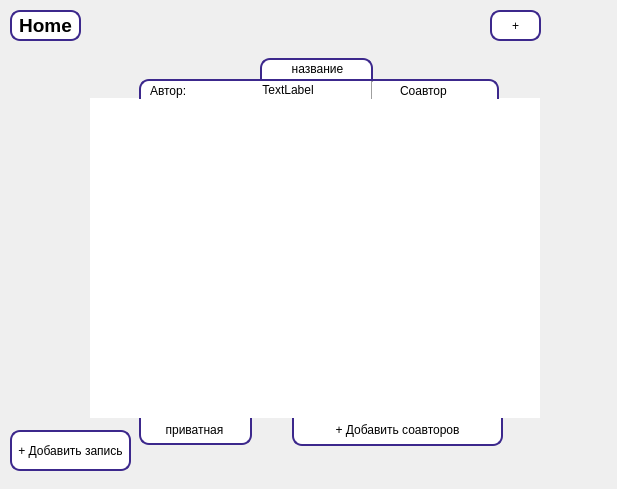
<?xml version="1.0" encoding="UTF-8"?>
<ui version="4.0">
 <class>table_name</class>
 <widget class="QWidget" name="table_name">
  <property name="geometry">
   <rect>
    <x>0</x>
    <y>0</y>
    <width>617</width>
    <height>489</height>
   </rect>
  </property>
  <property name="windowTitle">
   <string>Form</string>
  </property>
  <property name="layoutDirection">
   <enum>Qt::LeftToRight</enum>
  </property>
  <property name="autoFillBackground">
   <bool>false</bool>
  </property>
  <widget class="QTableWidget" name="tableWidget">
   <property name="geometry">
    <rect>
     <x>90</x>
     <y>98</y>
     <width>450</width>
     <height>320</height>
    </rect>
   </property>
   <property name="layoutDirection">
    <enum>Qt::LeftToRight</enum>
   </property>
   <property name="autoFillBackground">
    <bool>false</bool>
   </property>
   <property name="styleSheet">
    <string notr="true">background-color: rgb(170, 170, 255);
border-radius: 10px;
border: 3px solid #3C288C;

QTableWidget {
    background-image: url(file:\\\C:\Users\User\Pictures\Screenshots\Снимок экрана (15).png);
    background-repeat: no-repeat;
    background-position: center;
}



</string>
   </property>
   <property name="frameShape">
    <enum>QFrame::NoFrame</enum>
   </property>
   <property name="frameShadow">
    <enum>QFrame::Raised</enum>
   </property>
   <property name="lineWidth">
    <number>1</number>
   </property>
   <property name="midLineWidth">
    <number>0</number>
   </property>
   <property name="sizeAdjustPolicy">
    <enum>QAbstractScrollArea::AdjustIgnored</enum>
   </property>
   <property name="alternatingRowColors">
    <bool>false</bool>
   </property>
   <property name="showGrid">
    <bool>true</bool>
   </property>
   <property name="gridStyle">
    <enum>Qt::SolidLine</enum>
   </property>
   <property name="sortingEnabled">
    <bool>false</bool>
   </property>
   <property name="wordWrap">
    <bool>true</bool>
   </property>
   <property name="cornerButtonEnabled">
    <bool>true</bool>
   </property>
   <property name="rowCount">
    <number>0</number>
   </property>
   <attribute name="horizontalHeaderVisible">
    <bool>true</bool>
   </attribute>
   <attribute name="horizontalHeaderCascadingSectionResizes">
    <bool>false</bool>
   </attribute>
   <attribute name="horizontalHeaderMinimumSectionSize">
    <number>50</number>
   </attribute>
   <attribute name="horizontalHeaderDefaultSectionSize">
    <number>140</number>
   </attribute>
   <attribute name="horizontalHeaderHighlightSections">
    <bool>true</bool>
   </attribute>
   <attribute name="horizontalHeaderShowSortIndicator" stdset="0">
    <bool>false</bool>
   </attribute>
   <attribute name="horizontalHeaderStretchLastSection">
    <bool>true</bool>
   </attribute>
   <attribute name="verticalHeaderVisible">
    <bool>false</bool>
   </attribute>
   <attribute name="verticalHeaderCascadingSectionResizes">
    <bool>true</bool>
   </attribute>
   <attribute name="verticalHeaderMinimumSectionSize">
    <number>20</number>
   </attribute>
   <attribute name="verticalHeaderDefaultSectionSize">
    <number>50</number>
   </attribute>
   <attribute name="verticalHeaderHighlightSections">
    <bool>true</bool>
   </attribute>
   <attribute name="verticalHeaderShowSortIndicator" stdset="0">
    <bool>false</bool>
   </attribute>
   <attribute name="verticalHeaderStretchLastSection">
    <bool>true</bool>
   </attribute>
  </widget>
  <widget class="QLabel" name="label">
   <property name="geometry">
    <rect>
     <x>150</x>
     <y>80</y>
     <width>61</width>
     <height>21</height>
    </rect>
   </property>
   <property name="styleSheet">
    <string notr="true">font: 600 12pt &quot;Work Sans&quot;;</string>
   </property>
   <property name="text">
    <string>Автор:</string>
   </property>
   <property name="alignment">
    <set>Qt::AlignLeading|Qt::AlignLeft|Qt::AlignVCenter</set>
   </property>
  </widget>
  <widget class="QLabel" name="label_2">
   <property name="geometry">
    <rect>
     <x>262</x>
     <y>61</y>
     <width>111</width>
     <height>16</height>
    </rect>
   </property>
   <property name="styleSheet">
    <string notr="true">font: 600 12pt &quot;Work Sans&quot;;</string>
   </property>
   <property name="text">
    <string>название</string>
   </property>
   <property name="alignment">
    <set>Qt::AlignCenter</set>
   </property>
  </widget>
  <widget class="QLineEdit" name="lineEdit">
   <property name="geometry">
    <rect>
     <x>260</x>
     <y>58</y>
     <width>113</width>
     <height>21</height>
    </rect>
   </property>
   <property name="styleSheet">
    <string notr="true">border-top-left-radius: 10px;
border-top-right-radius: 10px;
border-left: 2px solid #3C288C;
border-top: 2px solid #3C288C;
border-right: 2px solid #3C288C;
</string>
   </property>
  </widget>
  <widget class="QLineEdit" name="lineEdit_2">
   <property name="geometry">
    <rect>
     <x>139</x>
     <y>79</y>
     <width>360</width>
     <height>20</height>
    </rect>
   </property>
   <property name="styleSheet">
    <string notr="true">border-top-left-radius: 10px;
border-top-right-radius: 10px;
border-left: 2px solid #3C288C;
border-top: 2px solid #3C288C;
border-right: 2px solid #3C288C;
</string>
   </property>
  </widget>
  <widget class="QLabel" name="label_3">
   <property name="geometry">
    <rect>
     <x>400</x>
     <y>80</y>
     <width>71</width>
     <height>21</height>
    </rect>
   </property>
   <property name="styleSheet">
    <string notr="true">font: 600 12pt &quot;Work Sans&quot;;</string>
   </property>
   <property name="text">
    <string>Соавтор</string>
   </property>
   <property name="alignment">
    <set>Qt::AlignLeading|Qt::AlignLeft|Qt::AlignVCenter</set>
   </property>
  </widget>
  <widget class="QPushButton" name="add_text">
   <property name="geometry">
    <rect>
     <x>10</x>
     <y>430</y>
     <width>121</width>
     <height>41</height>
    </rect>
   </property>
   <property name="styleSheet">
    <string notr="true">border-radius: 10px;
font: 600 9pt &quot;Segoe UI&quot;;
border-left: 2px solid #3C288C;
border-top: 2px solid #3C288C;
border-right: 2px solid #3C288C;
border-bottom: 2px solid #3C288C;
background-color: rgb(255, 255, 255);</string>
   </property>
   <property name="text">
    <string>+ Добавить запись</string>
   </property>
  </widget>
  <widget class="QPushButton" name="add_columns">
   <property name="geometry">
    <rect>
     <x>490</x>
     <y>10</y>
     <width>51</width>
     <height>31</height>
    </rect>
   </property>
   <property name="styleSheet">
    <string notr="true">border-radius: 10px;
font: 600 18pt &quot;Segoe UI&quot;;
border-left: 2px solid #3C288C;
border-top: 2px solid #3C288C;
border-right: 2px solid #3C288C;
border-bottom: 2px solid #3C288C;
background-color: rgb(255, 255, 255);</string>
   </property>
   <property name="text">
    <string>+</string>
   </property>
   <property name="iconSize">
    <size>
     <width>16</width>
     <height>16</height>
    </size>
   </property>
  </widget>
  <widget class="QLineEdit" name="lineEdit_3">
   <property name="geometry">
    <rect>
     <x>139</x>
     <y>414</y>
     <width>113</width>
     <height>31</height>
    </rect>
   </property>
   <property name="styleSheet">
    <string notr="true">border-bottom-left-radius: 10px;
border-bottom-right-radius: 10px;
border-left: 2px solid #3C288C;
border-bottom: 2px solid #3C288C;
border-right: 2px solid #3C288C;
</string>
   </property>
   <property name="text">
    <string/>
   </property>
  </widget>
  <widget class="QLabel" name="label_5">
   <property name="geometry">
    <rect>
     <x>139</x>
     <y>420</y>
     <width>111</width>
     <height>20</height>
    </rect>
   </property>
   <property name="styleSheet">
    <string notr="true">font: 600 12pt &quot;Work Sans&quot;;</string>
   </property>
   <property name="text">
    <string>приватная</string>
   </property>
   <property name="alignment">
    <set>Qt::AlignCenter</set>
   </property>
  </widget>
  <widget class="QPushButton" name="add_coauthors_button">
   <property name="geometry">
    <rect>
     <x>292</x>
     <y>416</y>
     <width>211</width>
     <height>30</height>
    </rect>
   </property>
   <property name="styleSheet">
    <string notr="true">border-bottom-left-radius: 10px;
border-bottom-right-radius: 10px;
border-left: 2px solid #3C288C;
border-bottom: 2px solid #3C288C;
border-right: 2px solid #3C288C;
background-color: rgb(255, 255, 255);
font: 600 12pt &quot;Work Sans&quot;;</string>
   </property>
   <property name="text">
    <string>+ Добавить соавторов</string>
   </property>
  </widget>
  <widget class="Line" name="line">
   <property name="geometry">
    <rect>
     <x>367</x>
     <y>81</y>
     <width>10</width>
     <height>18</height>
    </rect>
   </property>
   <property name="font">
    <font>
     <bold>true</bold>
    </font>
   </property>
   <property name="styleSheet">
    <string notr="true">color: #3C288C;</string>
   </property>
   <property name="orientation">
    <enum>Qt::Vertical</enum>
   </property>
  </widget>
  <widget class="QLabel" name="author_name">
   <property name="geometry">
    <rect>
     <x>210</x>
     <y>82</y>
     <width>156</width>
     <height>16</height>
    </rect>
   </property>
   <property name="styleSheet">
    <string notr="true">font: 200 12pt &quot;Work Sans&quot;;</string>
   </property>
   <property name="text">
    <string>TextLabel</string>
   </property>
   <property name="alignment">
    <set>Qt::AlignCenter</set>
   </property>
  </widget>
  <widget class="QPushButton" name="to_main">
   <property name="geometry">
    <rect>
     <x>10</x>
     <y>10</y>
     <width>71</width>
     <height>31</height>
    </rect>
   </property>
   <property name="font">
    <font>
     <family>Segoe UI</family>
     <pointsize>14</pointsize>
     <italic>false</italic>
     <bold>true</bold>
    </font>
   </property>
   <property name="styleSheet">
    <string notr="true">border-radius: 10px;
font: 600 14pt &quot;Segoe UI&quot;;
border-left: 2px solid #3C288C;
border-top: 2px solid #3C288C;
border-right: 2px solid #3C288C;
border-bottom: 2px solid #3C288C;
background-color: rgb(255, 255, 255);</string>
   </property>
   <property name="text">
    <string>Home</string>
   </property>
   <property name="iconSize">
    <size>
     <width>16</width>
     <height>16</height>
    </size>
   </property>
  </widget>
  <zorder>add_coauthors_button</zorder>
  <zorder>lineEdit_3</zorder>
  <zorder>tableWidget</zorder>
  <zorder>lineEdit_2</zorder>
  <zorder>label</zorder>
  <zorder>lineEdit</zorder>
  <zorder>label_2</zorder>
  <zorder>label_3</zorder>
  <zorder>add_text</zorder>
  <zorder>add_columns</zorder>
  <zorder>label_5</zorder>
  <zorder>line</zorder>
  <zorder>author_name</zorder>
  <zorder>to_main</zorder>
 </widget>
 <resources/>
 <connections/>
</ui>
